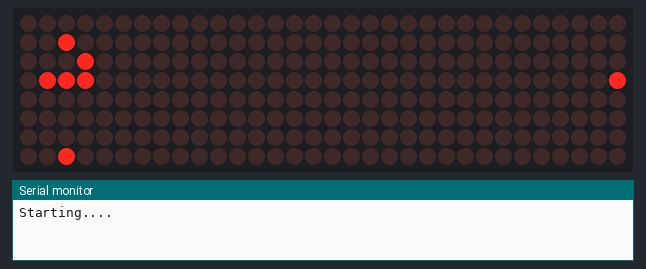
Bench run of a sketch on a simulated Arduino Uno, built with avr-gcc and run on an emulated ATmega328P. Shown: 32×8 LED matrix, the last lines printed to the serial monitor. Random numbers use the default seed unless the sketch sets one.

Above: at 0.1 s.
At 2.22 s:
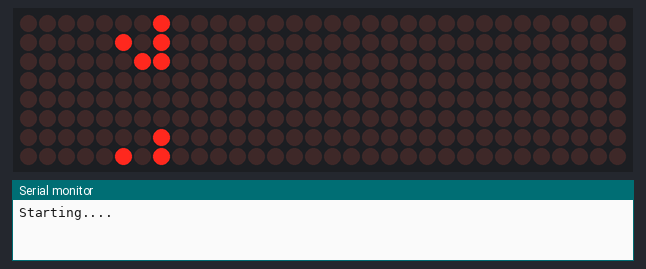
At 4.47 s:
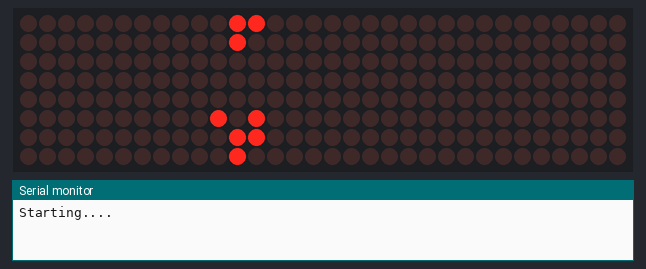
At 8.96 s:
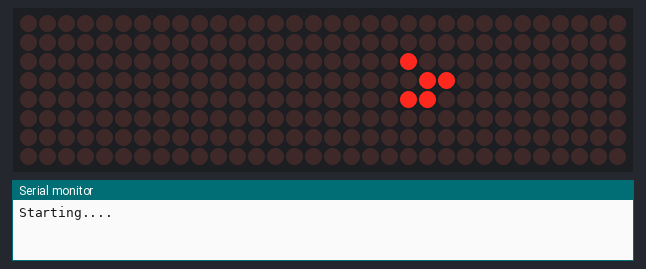
At 17.7 s:
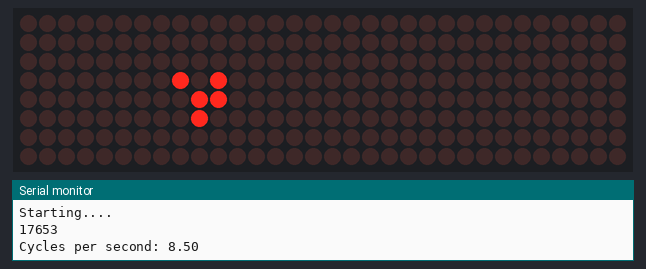
At 29.9 s:
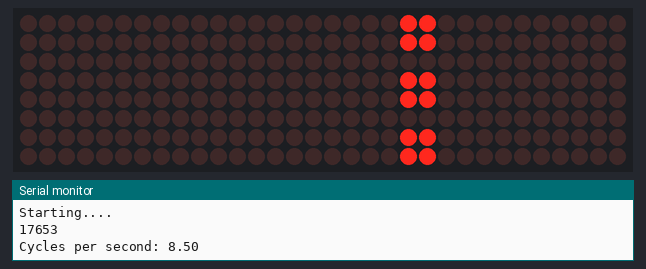

Measured:
- what the display in image 4 shows lasts 6.1 s, from 17.7 s to 23.8 s

The sketch:

arduino_game_of_life.ino
```cpp
#include <LedControl.h>   //LedControl library: https://www.electronoobs.com/ledcontrol.php
#include <math.h>
#include <stdlib.h>
#include <assert.h>

// old avg cps is 22
// screen2 is 31
// screen is 28

const int numLedDevices = 4;      // number of MAX7219s used
LedControl lc=LedControl(5,4,3,numLedDevices);//DATA | CLK | CS/LOAD | number of matrices
unsigned long tmark;
const int CYCLES = 150;
const int SX = 30;
const int SY = 6;
const int BLANK_Y = 0;

char screen[SY][SX+2];
char nscreen[SY+2][SX+2];

long count=0;


void setup() {
  basic_setup();
//  clear_screen_memset();
//  random_screen();
  set_glider(0,0);
//  print_screen_row(&screen[0][0], SY, SX, SX+2, BLANK_Y);
  print_screen_row(&nscreen[0][0], SY+2, SX+2, SX+2, BLANK_Y);
//  Serial.println(count_neig2(0,0));
}


void loop() {
  life();
}

void setXY(int row, int col, byte val){
  int disp = 3 - col / 8;
  int real_col = col % 8;
  lc.setLed(disp, row, real_col, val);
}

void basic_setup(){
  Serial.begin (9600);
  Serial.println("Starting....");
  for (int x=0; x<numLedDevices; x++)
  {
    lc.shutdown(x,false);       //The MAX72XX is in power-saving mode on startup
    lc.setIntensity(x,3);       // Set the brightness to default value
    lc.clearDisplay(x);
  }
  tmark = millis();
}


//////////////////////////////////////////////////////////////
// User functions
//////////////////////////////////////////////////////////////


void life(){
  next_screen_fast();
  // print_screen_row(&screen[0][0], SY, SX, SX+2, BLANK_Y);
  print_screen_row(&nscreen[0][0], SY+2, SX+2, SX+2, BLANK_Y);
  count+=1;
  if (!(count % CYCLES)){
    Serial.println(millis()-tmark);
    Serial.print("Cycles per second: ");
    Serial.println( CYCLES * 1000.0 / (millis()-tmark));
    delay(3000);
    random_screen();
//    print_screen_row(&screen[0][0], SY, SX, SX+2, BLANK_Y);
    print_screen_row(&nscreen[0][0], SY+2, SX+2, SX+2, BLANK_Y);
    delay(3000);
    tmark = millis();
  }
  delay(100);
}


int get_screen(int row, int col){
  row = (row + SY) % SY;
  col = (col + SX) % SX;
  return screen[row][col];
}

void clear_screen_xy(){
  for (int i=0; i<SY; i++){
    for (int j=0; j<SX; j++){
      screen[i][j] = 0;
    }
  }
}

void clear_screen_memset(){
  memset(&screen[0][0], 0, sizeof(screen));
}

void print_screen_xy(){
  for (int i=0; i<SY; i++){
    for (int j=0; j<SX; j++){
      setXY(i,j, screen[i][j]);
    }
  }
}

void print_screen_row(char* screen, int sy, int sx, int sx_mem, int blank_y){
  for (int disp=0; disp<numLedDevices; disp++){
    for (int row=0; row<sy; row++){
      int res = 0;
      for (int col=0; col<8 && (col+disp*8)<sx; col++){
          if ( *(screen + (row * sx_mem + disp*8 +col))){
            res += (1 << (7-col));
          }
      }
      lc.setRow(3-disp, blank_y + row, res);
    }
  }
}

void set_pi(int uf, int of){
  screen[uf][0+of] = 1;
  screen[uf][1+of] = 1;
  screen[uf][2+of] = 1;
  screen[1+uf][0+of] = 1;
  screen[1+uf][2+of] = 1;
  screen[2+uf][0+of] = 1;
  screen[2+uf][2+of] = 1;
}

void set_glider(int uf, int of){
  screen[uf]  [1+of] = 1;
  screen[1+uf][2+of] = 1;
  screen[2+uf][of]   = 1;
  screen[2+uf][1+of] = 1;
  screen[2+uf][2+of] = 1;
}

void set_sema(int row_off, int col_off){
  screen[row_off]  [col_off+1] = 1;
  screen[row_off+1][col_off+1] = 1;
  screen[row_off+2][col_off+1] = 1;
}


void random_screen(){
  for (int i=0; i<SY; i++){
    for (int j=0; j<SX; j++){
      screen[i][j] = (rand() < RAND_MAX/2);
    }
  }
}

int count_neig(int row,int col){
  int neig = 0;
  for (int i=row-1; i<=row+1; i++){
    for (int j=col-1; j<=col+1; j++){
      if (i!=row || j!=col) {
        neig += get_screen(i,j);
      }
    }
  }
  return neig;
}

void dump_to_nscreen(){
  memcpy(&nscreen[1][1], &screen[0][0], sizeof(screen));
  memcpy(&nscreen[0][1], &screen[SY-1][0], SX);
  memcpy(&nscreen[SY+1][1], &screen[0][0], SX);
  for(int i=0; i<SY; i++){
    nscreen[i+1][0] = screen[i][SX-1];
    nscreen[i+1][SX+1] = screen[i][0];
  }
  nscreen[0][0] = screen[SY-1][SX-1];
  nscreen[0][SX+1] = screen[SY-1][0];
  nscreen[SY+1][0] = screen[0][SX-1];
  nscreen[SY+1][SX+1] = screen[0][0];
}

int count_neig_fast(int row,int col){
  int neig = 0;
  char *p = &nscreen[row+1][col+1];

  p -= SX+2+1;

  for (int i=0; i<3; i++){
    for (int j=0; j<3; j++){
      if (!(i==1 && j==1) && *p){
        neig += 1;
      }
      p++;
    }
    p += (SX + 2) - 3;
  }

  return neig;
}

int next_state(int row, int col, int (*count_neig_f(int, int))){
  int neig = count_neig_f(row, col);
  if (screen[row][col]){
    if (neig<2 || neig>3){
      return 0;
    }
    return 1;
  } else {
    if (neig == 3){
      return 1;
    }
    return 0;
  }
}

int next_screen(){
  char nscreen[8][32];
  for (int i=0; i<8; i++){
    for (int j=0; j<32; j++){
      nscreen[i][j] = next_state(i,j, count_neig);
    }
  }
  for (int i=0; i<8; i++){
    for (int j=0; j<32; j++){
      screen[i][j] = nscreen[i][j];
    }
  }
}


int next_screen_fast(){
  dump_to_nscreen();

  for (int i=0; i<SY; i++){
    for (int j=0; j<SX; j++){
      screen[i][j] = next_state(i,j, count_neig_fast);
    }
  }

}
```
